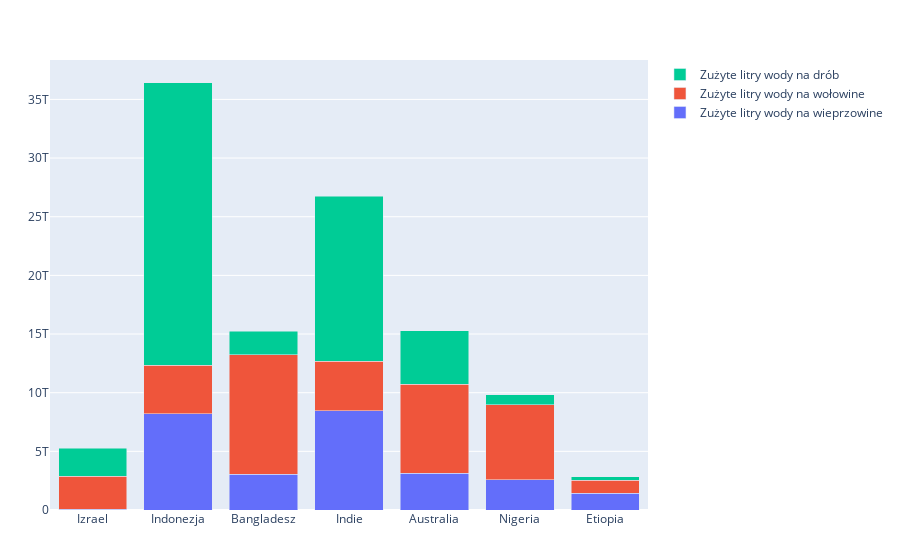

Notebook cell for this chart:
### Code cell
azjaafryka = ["Izrael","Indonezja","Bangladesz","Indie","Australia","Nigeria","Etiopia"]
wieprzowina4 = [1.3,5,3,1,20,2,2]
wołowina4 = [20,1,4,0.2,19.5,2,0.6]
drób4 = [64.5,22,3,2.5,44,1,0.6]
ludzie4 = [9300000,274000000,169500000,1408000000,26000000,213500000,120300000]
pomnoz_liste(wieprzowina4,6000,ludzie4)
pomnoz_liste(wołowina4,15000,ludzie4)
pomnoz_liste(drób4,4000,ludzie4)
d = plot([
    bar(name="Zużyte litry wody na wieprzowine", x=azjaafryka, y=wieprzowina4)
    bar(name="Zużyte litry wody na wołowine", x=azjaafryka, y=wołowina4)
    bar(name="Zużyte litry wody na drób", x=azjaafryka, y=drób4)
], Layout(barmode="stack"))

### Figure 1 — Plotly figure (JSON) as saved in the notebook; plotly's stock layout.template omitted (floating-point values rounded to 4 significant figures)
{"data": [{"name": "Zużyte litry wody na wieprzowine", "type": "bar", "x": ["Izrael", "Indonezja", "Bangladesz", "Indie", "Australia", "Nigeria", "Etiopia"], "y": [72540000000, 8220000000000, 3051000000000, 8448000000000, 3120000000000, 2562000000000, 1443600000000]}, {"name": "Zużyte litry wody na wołowine", "type": "bar", "x": ["Izrael", "Indonezja", "Bangladesz", "Indie", "Australia", "Nigeria", "Etiopia"], "y": [2790000000000, 4110000000000, 10170000000000, 4224000000000, 7605000000000, 6405000000000, 1082700000000]}, {"name": "Zużyte litry wody na drób", "type": "bar", "x": ["Izrael", "Indonezja", "Bangladesz", "Indie", "Australia", "Nigeria", "Etiopia"], "y": [2399400000000, 24112000000000, 2034000000000, 14080000000000, 4576000000000, 854000000000, 288720000000]}], "layout": {"barmode": "stack", "margin": {"b": 50, "l": 50, "r": 50, "t": 60}}}
